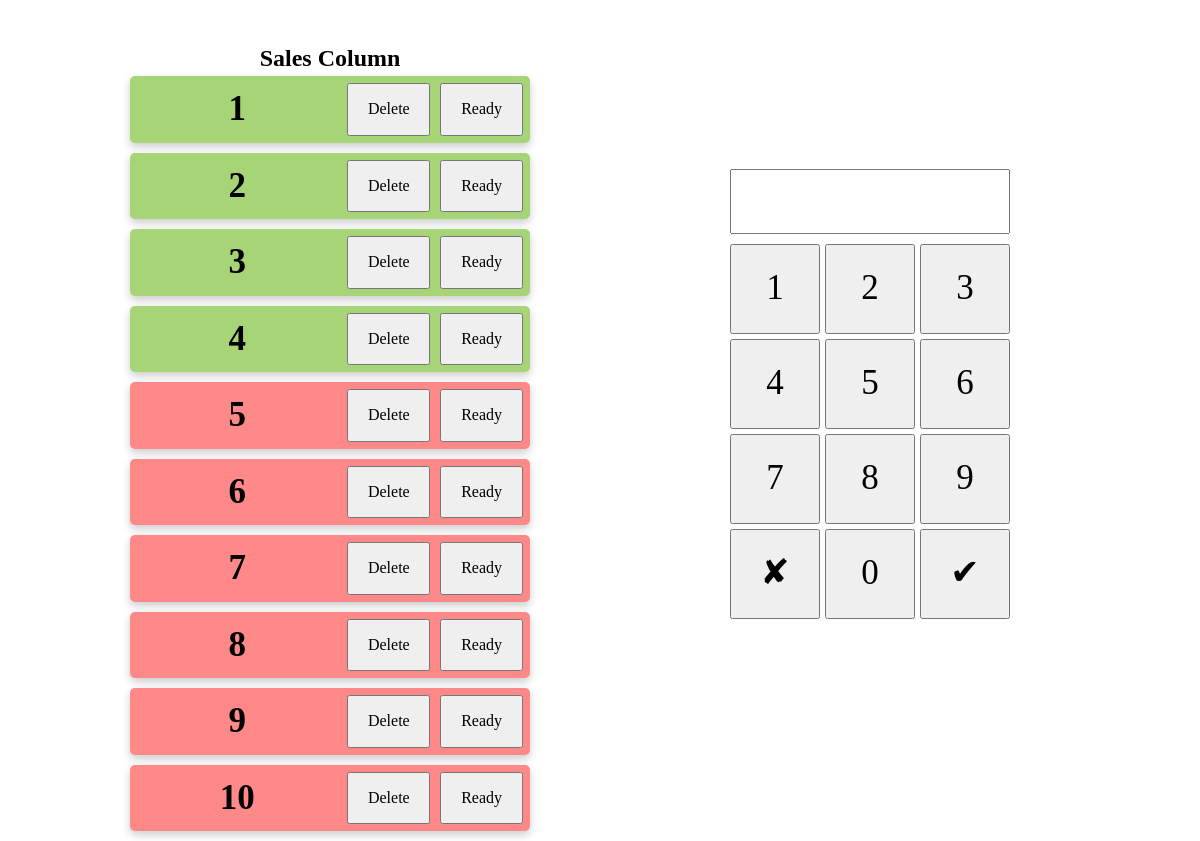
The page / on the database its author committed.
### tables this page shows
CREATE TABLE Sales (id INTEGER PRIMARY KEY, number INTEGER, status INTEGER);

### app.py (the view)
@app.route("/")
def cashier_screen():
    sales = query_db("SELECT id, number, status FROM Sales ORDER BY id")
    return render_template("cashier_screen.html", sales=sales)

### app.py (called while the page is built)
def get_db():
    db = getattr(g, '_database', None)
    if db is None:
        db = g._database = sqlite3.connect(DATABASE)
        db.row_factory = sqlite3.Row
    return db

@app.teardown_appcontext
def close_connection(exception):
    db = getattr(g, '_database', None)
    if db is not None:
        db.close()

def query_db(query, args=(), one=False, commit=False):
    cur = get_db().execute(query, args)
    if commit:
        get_db().commit()
        lastrowid = cur.lastrowid
        cur.close()
        return lastrowid
    else:
        rv = cur.fetchall()
        cur.close()
        return (rv[0] if rv else None) if one else rv

### templates/cashier_screen.html (shortened to what this page needs)
<!DOCTYPE html>
<html lang="en">
<head>
    <link rel="stylesheet" href="{{ url_for('static', filename='cashierstyle.css') }}">
</head>
<body>
    <div class="two-column">
        <div class="sale-column">
            <h2>Sales Column</h2>
            {% for item in sales %}
                {% if item[2] == 1: %}
                    <div class="ready-sales-card">
                        <form action="/change_sale" method="post" class="sales-coloumn-form">
                            <div class="button-container">
                                <h3>{{ item[1] }}</h3>
                                <button type="submit" name="change" value="delete" class="sale-coloumn-delete">Delete</button>
                                <button type="submit" name="change" value="ready" class="sale-coloumn-ready">Ready</button>
                            </div>
                        </form>
                    </div>
                {% else %}
                    <div class="sales-card">
                        <form action="/change_sale" method="post" class="sales-coloumn-form">
                            <div class="button-container">
                                <h3>{{ item[1] }}</h3>
                                <button type="submit" name="change" value="delete" class="sale-coloumn-delete">Delete</button>
                                <button type="submit" name="change" value="ready" class="sale-coloumn-ready">Ready</button>
                            </div>
                        </form>
                    </div>
                {% endif %}
            {% endfor %}
        </div>
        <div class="numpad-column">
            <form action="/add_sale" method="post" class="numpad-form">
                <input type="text" id="display" name="sale_number" class="numpad-input" readonly>
                <div class="numpad">
                    <button class="numpad-button" type="button" onclick="addNum(1)">1</button>
                    <button class="numpad-button" type="button" onclick="addNum(2)">2</button>
                    <button class="numpad-button" type="button" onclick="addNum(3)">3</button>
                    <button class="numpad-button" type="button" onclick="addNum(4)">4</button>
                    <button class="numpad-button" type="button" onclick="addNum(5)">5</button>
                    <button class="numpad-button" type="button" onclick="addNum(6)">6</button>
                    <button class="numpad-button" type="button" onclick="addNum(7)">7</button>
                    <button class="numpad-button" type="button" onclick="addNum(8)">8</button>
                    <button class="numpad-button" type="button" onclick="addNum(9)">9</button>
                    <button class="numpad-button" type="reset" onclick="addNum(0)">&#10008;</button>
                    <button class="numpad-button" type="button" onclick="addNum(1)">0</button>
                    <button class="numpad-button" type="submit">&#10004;</button>
                </div>
            </form>
        </div>
    </div>
</body>
</html>

### static/cashierstyle.css (style rules this page uses)
*, *::before, *::after { box-sizing: border-box; }
*:not(dialog) { margin: 0; }
@media (prefers-reduced-motion: no-preference) { html { interpolate-size: allow-keywords; } }
body { line-height: 1.5; -webkit-font-smoothing: antialiased; }
input, button, textarea, select { font: inherit; }
p, h1, h2, h3, h4, h5, h6 { overflow-wrap: break-word; }
h1, h2, h3, h4, h5, h6 { text-wrap: balance; }
h2 { text-align: center; }
h3 { text-align: center; font-size: 35px; flex: 3; }
.two-column { display: grid; grid-template-columns: 1fr 1fr; height: 100vh; margin-left: 60px; margin-right: 60px; }
.sale-column { margin-top: 40px; overflow-y: auto; }
.ready-sales-card { box-shadow: 0 4px 8px 0 rgba(0,0,0,0.2); transition: 0.3s; width: 400px; border-radius: 5px; margin: auto; height: auto; margin-bottom: 10px; padding: 7px; background-color: #A7D477; }
.sales-card { box-shadow: 0 4px 8px 0 rgba(0,0,0,0.2); transition: 0.3s; width: 400px; border-radius: 5px; margin: auto; height: auto; margin-bottom: 10px; padding: 7px; background-color: #FF8989; }
.sales-coloumn-form { color: black; }
.button-container { display: flex; width: 100%; gap: 10px; }
.sale-coloumn-ready { flex: 1; }
.sale-coloumn-delete { flex: 1; }
.numpad-column { max-height: 100%; display: flex; align-items: center; }
.numpad { display: grid; grid-template-columns: repeat(3, 1fr); gap: 5px; }
.numpad-form { font-size: 35px; max-width: 280px; margin: 0 auto; margin-bottom: 10% }
.numpad-input { width: 100%; height: 65px; margin-bottom: 10px; text-align: center; font-weight: 700; }
.numpad-button { height: 90px; width: 90px; }

### rows shown on the page
Sales: number "1"
Sales: number "2"
Sales: number "3"
Sales: number "4"
Sales: number "5"
Sales: number "6"
Sales: number "7"
Sales: number "8"
Sales: number "9"
Sales: number "10"
